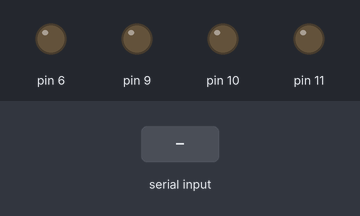
Simulated run of this sketch. Board: Arduino Uno, built with avr-gcc and run on an emulated ATmega328P. Parts: output pins drawn as LEDs (lit = HIGH). The inputs (shaded band) are chosen by the test bench.

Above: at 1.2 s.
1.3 s: "1" received over Serial
At 2.3 s:
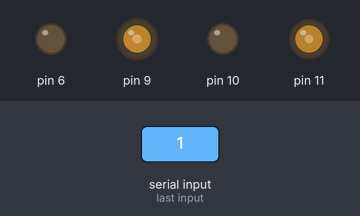
2.8 s: byte 52 (BT_BACKWARD) received over Serial
At 3.4 s:
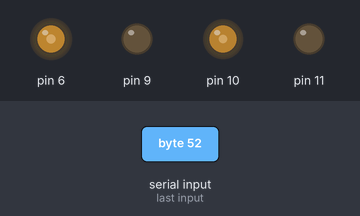
4.3 s: byte 51 (BT_LEFT) received over Serial
At 4.6 s:
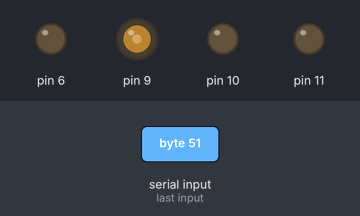
5.8 s: "2" received over Serial
At 6.9 s:
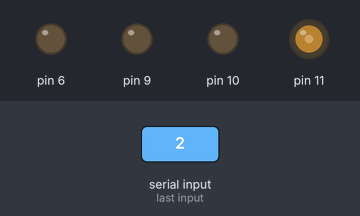
Timing chart, 0 to 8.3 s (numbered marks = the images above; inputs shaded):
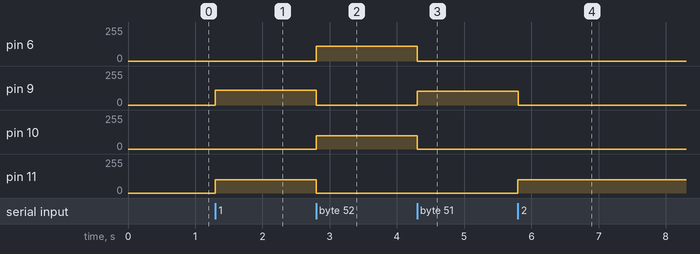

Measured:
- after the input at 1.3 s, pin 9: 0/255 → 110/255 at once; pin 11: 0/255 → 100/255 at once
- after the input at 2.8 s, pin 6: 0/255 → 110/255 at once; pin 9: 110/255 → 0/255 at once; pin 10: 0/255 → 100/255 at once; pin 11: 100/255 → 0/255 at once
- after the input at 4.3 s, pin 6: 110/255 → 0/255 at once; pin 9: 0/255 → 105/255 at once; pin 10: 100/255 → 0/255 at once
- after the input at 5.8 s, pin 9: 105/255 → 0/255 at once; pin 11: 0/255 → 100/255 at once

The sketch:

BT_controlled_ddr.ino
```cpp
#include "src/typeDefs/typeDefs.h"
#include "src/BT_encodedData/BT_encodedData.h"
#include "src/DDR/DDR.h"

/**************************************************************************************
*  Wiring
*                       ________________
*    _____________     |                |     __________________      _____________
*   |          VCC|<---|GND           5V|--->|ENA           OUT1|--->|             |
*   |          GND|<---|5V  ARDUINO   11|--->|IN1               |    | RIGHT WHEEL |
*   |  HC-06    Tx|--->|Rx    UNO     10|--->|IN2   L298N   OUT2|--->|_____________|
*   |           Rx|<---|Tx             9|--->|IN3               |     _____________
*   |_____________|    |               6|--->|IN4           OUT3|--->|             |
*                      |              5V|--->|ENB               |    | LEFT WHEEL  |
*                      |________________|    |              OUT4|--->|_____________|
*                                            |      JUMPER      |
*                      _________________     |       .-.        |
*                     |  BATTERY 7.4V  +|--->|VIN               |
*                     |                -|--->|GND               |
*                     |_________________|    |__________________|
*
***************************************************************************************/

//----------------- DDR ----------------//
uint8 const u_ins[] = {11u, 10u, 9u, 6u};

Wheel LEFTWHEEL  = {u_ins[0u], u_ins[1u]};
Wheel RIGHTWHEEL = {u_ins[2u], u_ins[3u]};

DDR ddr(LEFTWHEEL, RIGHTWHEEL);
//////////////////////////////////////////

void setup() {
  Serial.begin(9600);
  ddr.stop();
}

void loop() {

  if (Serial.available()) {
    char c_command = Serial.read();

    switch (c_command)
    {
      case BT_STOP:
        ddr.stop();
        break;
      case BT_FORWARD:
        ddr.forward(OUTDOOR_SPEED_CONTROL);
        break;
      case BT_BACKWARD:
        ddr.backward(OUTDOOR_SPEED_CONTROL);
        break;
      case BT_LEFT:
        ddr.turnLeft(OUTDOOR_SPEED_CONTROL);
        break;
      case BT_RIGHT:
        ddr.turnRight(OUTDOOR_SPEED_CONTROL);
        break;
      case BT_FORWARD_LEFT:
        ddr.setWheelsSpeed((uint16)(THREE_QUARTERS * OUTDOOR_SPEED_CONTROL), (uint16)OUTDOOR_SPEED_CONTROL);
        break;
      case BT_FORWARD_RIGHT:
        ddr.setWheelsSpeed((uint16)OUTDOOR_SPEED_CONTROL, (uint16)(THREE_QUARTERS * OUTDOOR_SPEED_CONTROL));
        break;
      case BT_BACKWARD_RIGHT:
        ddr.setWheelsSpeed(-(uint16)(OUTDOOR_SPEED_CONTROL), -(uint16)(THREE_QUARTERS * OUTDOOR_SPEED_CONTROL));
        break;
      case BT_BACKWARD_LEFT:
        ddr.setWheelsSpeed(-(uint16)(THREE_QUARTERS * OUTDOOR_SPEED_CONTROL), -(uint16)(OUTDOOR_SPEED_CONTROL));
        break;
      default:
        ddr.stop();
        break;
    }
  }
}
```

BT_encodedData.h
```cpp
/******************************************************************************
*						    BT_encodedData
*
*  Author: Marco Esquivel Basaldua (https://github.com/MarcoEsquivelBasaldua)
*
*  Brief: Since Bluetooth commands are managed by Serial, this header only
*         encodes the received data from the Bluetooino app
******************************************************************************/
#ifndef BT_encodedData_H
#define BT_encodedData_H

//-------- BlueTooth Encoded Data --------//
#define BT_FORWARD         (49u)
#define BT_RIGHT           (50u)
#define BT_LEFT            (51u)
#define BT_BACKWARD        (52u)
#define BT_STOP            (53u)
#define BT_FORWARD_LEFT    (54u)
#define BT_FORWARD_RIGHT   (55u)
#define BT_BACKWARD_RIGHT  (56u)
#define BT_BACKWARD_LEFT   (57u)

#define BT_A  (101u)
#define BT_B  (991u)
#define BT_C  (103u)
#define BT_D  (973u)

#define BT_NO_DATA (53u)

////////////////////////////////////////////

#endif
```

DDR.cpp
```cpp
/******************************************************************************
*						DDR
*
*  Author : Marco Esquivel Basaldua (https://github.com/MarcoEsquivelBasaldua)
*
*  Brief: Commands used for DDR (Differential Driven Robot) using the L298N module.
*
*  Wire Inputs: None
*
*  Wire Outputs: L298n Module -> IN1, IN2, IN3, IN4
******************************************************************************/
#include "DDR.h"

DDR::DDR(Wheel const LEFTWHEEL, Wheel const RIGHTWHEEL)
{
	/* Set Left Wheel outputs */
	pinMode(LEFTWHEEL.u_in1, OUTPUT);
	pinMode(LEFTWHEEL.u_in2, OUTPUT);

	/* Set Rigth Wheel outputs */
	pinMode(RIGHTWHEEL.u_in1, OUTPUT);
	pinMode(RIGHTWHEEL.u_in2, OUTPUT);

	/* Stop DDR */
	analogWrite(LEFTWHEEL.u_in1 , STOP_RPM);
	analogWrite(LEFTWHEEL.u_in2 , STOP_RPM);
	analogWrite(RIGHTWHEEL.u_in1, STOP_RPM);
	analogWrite(RIGHTWHEEL.u_in2, STOP_RPM);

	/* Attach wheels to DDR */
	leftWheel  = LEFTWHEEL;
	rightWheel = RIGHTWHEEL;
}

/**********************************************************
*  Function DDR::setWheelsSpeed()
*
*  Brief: Set each ddr wheel to desired speed
*
*  Inputs: [sint16] leftVel: left wheel velocity control on the PWM cycle-duty range [-255, 255]
*          [sint16] rightVel: right wheel velocity control on the PWM cycle-duty range [-255, 255]
*
*  Outputs: void
*
*  Wire Inputs: None
*
*  Wire Outputs: right wheel IN1 to vel
*                right wheel IN2 to 0
*                left wheel  IN1 to vel
*                left wheel IN2 to 0
**********************************************************/
void DDR::setWheelsSpeed(sint16 const leftVel, sint16 const rightVel)
{
	/* Left Wheel */
	uint8 abs_leftVel = u_abs_16to8(leftVel);

	if (leftVel >= 0)
	{
		analogWrite(leftWheel.u_in1, abs_leftVel);
 		analogWrite(leftWheel.u_in2, STOP_RPM );
	}
	else
	{
		analogWrite(leftWheel.u_in1, STOP_RPM);
 		analogWrite(leftWheel.u_in2, abs_leftVel);
	}

	/* Right Wheel */
	// Get vel offset for right wheel
	uint8 abs_rightVel = u_abs_16to8(rightVel);
	uint8 u_velOffset = getVelOffset(abs_rightVel);

	if (rightVel >= 0)
	{
		analogWrite(rightWheel.u_in1, abs_rightVel + 2*u_velOffset);
 		analogWrite(rightWheel.u_in2, STOP_RPM);
	}
	else
	{
		analogWrite(rightWheel.u_in1, STOP_RPM);
 		analogWrite(rightWheel.u_in2, abs_rightVel + 2*u_velOffset);
	}

}

/**********************************************************
*  Function DDR::forward()
*
*  Brief: DDR wheels are set to move forward
*
*  Inputs: [uint8] vel: velocity control on the PWM cycle-duty range [0, 255]
*
*  Outputs: void
*
*  Wire Inputs: None
*
*  Wire Outputs: right wheel IN1 to vel
*                right wheel IN2 to 0
*                left wheel  IN1 to vel
*                left wheel IN2 to 0
**********************************************************/
void DDR::forward(uint8 const vel)
{
	// Get vel offset between whels
	uint8 u_velOffset = getVelOffset(vel);

	// left wheel
 	analogWrite(leftWheel.u_in1, vel);
 	analogWrite(leftWheel.u_in2, STOP_RPM );

	// rigth Wheel
  	analogWrite(rightWheel.u_in1, vel + 2*u_velOffset);
 	analogWrite(rightWheel.u_in2, STOP_RPM);
}

/**********************************************************
*  Function DDR::turnRight()
*
*  Brief: DDR wheels are set to turn right
*
*  Inputs: [uint8] vel: velocity control on the PWM cycle-duty range [0, 255]
*
*  Outputs: void
*
*  Wire Inputs: None
*
*  Wire Outputs: right wheel IN1 to 0
*                right wheel IN2 to 0
*                left wheel IN1 to vel
*                left wheel IN2 to 0
**********************************************************/
void DDR::turnRight(uint8 const vel)
{
	// left wheel
 	analogWrite(leftWheel.u_in1, vel);
 	analogWrite(leftWheel.u_in2, STOP_RPM);

	// rigth Wheel
  	analogWrite(rightWheel.u_in1, STOP_RPM);
 	analogWrite(rightWheel.u_in2, STOP_RPM);
}

/**********************************************************
*  Function DDR::turnLeft()
*
*  Brief: DDR wheels are set to turn left
*
*  Inputs: [uint8] vel: velocity control on the PWM cycle-duty range [0, 255]
*
*  Outputs: void
*
*  Wire Inputs: None
*
*  Wire Outputs: right wheel IN1 to vel
*                right wheel IN2 to 0
*                left wheel IN1 to 0
*                left wheel IN2 to 0
**********************************************************/
void DDR::turnLeft(uint8 const vel)
{
	// Get vel offset between whels
	uint8 u_velOffset = getVelOffset(vel);

	// left wheel
 	analogWrite(leftWheel.u_in1, STOP_RPM);
 	analogWrite(leftWheel.u_in2, STOP_RPM);

	// rigth Wheel
  	analogWrite(rightWheel.u_in1, vel + u_velOffset);
 	analogWrite(rightWheel.u_in2, STOP_RPM);
}

/**********************************************************
*  Function DDR::turnRightFast()
*
*  Brief: DDR wheels are set to turn right fast
*
*  Inputs: [uint8] vel: velocity control on the PWM cycle-duty range [0, 255]
*
*  Outputs: void
*
*  Wire Inputs: None
*
*  Wire Outputs: right wheel IN1 to 0
*                right wheel IN2 to vel
*                left wheel IN1 to vel
*                left wheel IN2 to 0
**********************************************************/
void DDR::turnRightFast(uint8 const vel)
{
	// Get vel offset between whels
	uint8 u_velOffset = getVelOffset(vel);

	// left wheel
 	analogWrite(leftWheel.u_in1, vel);
 	analogWrite(leftWheel.u_in2, STOP_RPM);

	// rigth Wheel
  	analogWrite(rightWheel.u_in1, STOP_RPM);
 	analogWrite(rightWheel.u_in2, vel + u_velOffset);
}

/**********************************************************
*  Function DDR::turnLeftFast()
*
*  Brief: DDR wheels are set to turn left
*
*  Inputs: [uint8] vel: velocity control on the PWM cycle-duty range [0, 255]
*
*  Outputs: void
*
*  Wire Inputs: None
*
*  Wire Outputs: right wheel IN1 to vel
*                right wheel IN2 to 0
*                left wheel IN1 to 0
*                left wheel IN2 to 0
**********************************************************/
void DDR::turnLeftFast(uint8 const vel)
{
	// Get vel offset between whels
	uint8 u_velOffset = getVelOffset(vel);

	// left wheel
 	analogWrite(leftWheel.u_in1, STOP_RPM);
 	analogWrite(leftWheel.u_in2, vel);

	// rigth Wheel
  	analogWrite(rightWheel.u_in1, vel + u_velOffset);
 	analogWrite(rightWheel.u_in2, STOP_RPM);
}

/**********************************************************
*  Function DDR::backward()
*
*  Brief: DDR wheels are set to move backward
*
*  Inputs: [uint8] vel: velocity control on the PWM cycle-duty range [0, 255]
*
*  Outputs: void
*
*  Wire Inputs: None
*
*  Wire Outputs: right wheel IN1 to 0
*                right wheel IN2 to vel
*                left wheel IN1 to 0
*                left wheel IN2 to vel
**********************************************************/
void DDR::backward(uint8 const vel)
{
	// Get vel offset between whels
	uint8 u_velOffset = getVelOffset(vel);

	// left wheel
 	analogWrite(leftWheel.u_in1, STOP_RPM);
 	analogWrite(leftWheel.u_in2, vel);

	// rigth Wheel
  	analogWrite(rightWheel.u_in1, STOP_RPM);
 	analogWrite(rightWheel.u_in2, vel + 2*u_velOffset);
}

/**********************************************************
*  Function DDR::stop()
*
*  Brief: DDR wheels are stopped
*
*  Inputs: None
*
*  Outputs: void
*
*  Wire Inputs: None
*
*  Wire Outputs: right wheel IN1 to 0
*                right wheel IN2 to 0
*                left wheel IN1 to 0
*                left wheel IN2 to 0
**********************************************************/
void DDR::stop()
{
	analogWrite(leftWheel.u_in1 , STOP_RPM);
	analogWrite(leftWheel.u_in2 , STOP_RPM);
	analogWrite(rightWheel.u_in1, STOP_RPM);
	analogWrite(rightWheel.u_in2, STOP_RPM);
}

/**********************************************************
*  Function getVelOffset()
*
*  Brief: On the current robot, left wheel spins faster than
*         the right wheel when same control is set. This function
*         helps finding the right control offset so wheels speed
*         are closer one to the other. Values here used were found
*         experimentally.
*
*  Inputs: [uint8] u_vel: control speed to the wheels.
*
*  Outputs: [uint8] control offset for the right wheel.
*
*  Wire Inputs: None
*
*  Wire Outputs: None
**********************************************************/
uint8 getVelOffset(uint8 u_vel)
{
	uint8 u_steps = MAX(TOP_VEL_OFFSET, BOTTOM_VEL_OFFSET) - MIN(TOP_VEL_OFFSET, BOTTOM_VEL_OFFSET) + 1u;
	uint8 u_deltaVel = (MAX_SPPED_CONTROL - MIN_SPPED_CONTROL) / u_steps;
	uint8 u_offset = 0u;
	sint8 s_sign = (TOP_VEL_OFFSET > BOTTOM_VEL_OFFSET) ? (1) : (-1);

	for (uint8 i=0; i<u_steps; i++)
	{
		if(u_vel < (i+1u)*u_deltaVel)
		{
			u_offset = (uint8)(BOTTOM_VEL_OFFSET + (sint8)i*s_sign);
			break;
		}
		u_offset = TOP_VEL_OFFSET;
	}

	return u_offset;
}

/**********************************************************
*  Function u_abs_16to8()
*
*  Brief: Get absolute value from sint16 value and cast it into uint8
*
*  Inputs: [sint16] inVal : input value
*
*  Outputs: [uint8] outVal : output value
**********************************************************/
uint8 u_abs_16to8(sint16 const inVal)
{
	uint8 outVal;

	if (inVal >= 0)
	{
		outVal = uint8(inVal);
	}
	else
	{
		outVal = uint8(-inVal);
	}

	return outVal;
}
```

DDR.h
```cpp
/******************************************************************************
*						DDR
*
*  Author : Marco Esquivel Basaldua (https://github.com/MarcoEsquivelBasaldua)
*
*  Brief: Commands used for DDR (Differential Driven Robot) using the L298N module.
*
*  Wire Inputs: None
*
*  Wire Outputs: L298n Module -> IN1, IN2, IN3, IN4
******************************************************************************/
#ifndef DDR_h
#define DDR_h

#include "Arduino.h"
#include "../typeDefs/typeDefs.h"

/******************* DEFINES *********************/
#define  TOP_VEL_OFFSET         (  1u)
#define  BOTTOM_VEL_OFFSET      (  9u)
#define  STOP_RPM               (  0u)                   /* RPM when stop                                            */
#define  MIN_SPPED_CONTROL      ( 50u)                   /* Minimum allowed wheel output (determined experimentally) */
#define  INDOOR_SPEED_CONTROL   ( 60u)                   /* Desired control for indoor usage                         */
#define  OUTDOOR_SPEED_CONTROL  (100u)                   /* Desired control for outdoor usage                        */
#define  MAX_SPPED_CONTROL      (255u - TOP_VEL_OFFSET)  /* Maximum allowed wheel output (full PWM)                  */
#define  ONE_F                  (1.0f)                   /* Constant 1 float                                         */
#define  THREE_QUARTERS         (0.75f)                  /* Constant 0.75 float                                      */

#define  MAX(x,y)           ( ((x)>(y)) ? (x) : (y) )  /* Max function macro */
#define  MIN(x,y)           ( ((x)<(y)) ? (x) : (y) )  /* Min function macro */

/*************************************************/

typedef struct Wheel{
	uint8 u_in1;
	uint8 u_in2;
} Wheel; // End Wheel

class DDR
{
	public:
		DDR(Wheel const LEFTWHEEL, Wheel const RIGHTWHEEL);
		void setWheelsSpeed(sint16 const leftVel, sint16 const rightVel);
		void forward(uint8 const vel);
		void backward(uint8 const vel);
		void turnRight(uint8 const vel);
		void turnLeft(uint8 const vel);
		void turnRightFast(uint8 const vel);
		void turnLeftFast(uint8 const vel);
		void stop();


	private:
		Wheel leftWheel;
		Wheel rightWheel;
};

uint8 getVelOffset(uint8 vel);
uint8 u_abs_16to8(sint16 const inVal);

#endif
```

typeDefs.h
```cpp
#ifndef typeDefs_H
#define typeDefs_H

/* unsigned int types */
typedef uint8_t  uint8;
typedef uint16_t uint16;
typedef uint32_t uint32;
typedef uint64_t uint64;

/* signed int types */
typedef int8_t  sint8;
typedef int16_t sint16;
typedef int32_t sint32;
typedef int64_t sint64;

/* float type */
typedef float float32;

#endif
```
